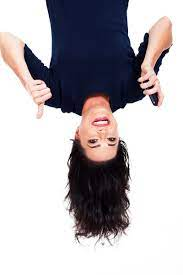
#> input picture atividade/sala/aula_1/foto.jpg, 183 x 275 px
$ python code3.py
#> lines starting #> are read from the running program, lines starting #| are printed output that depends on the picture
### atividade/sala/aula_1/show_image.py
import matplotlib.pyplot as plt

def show_image(image, title='image', cmap_type= 'gray'):
    plt.imshow(image, cmap=cmap_type)
    plt.title(title)
    plt.axis('off')
    plt.show()

### atividade/sala/aula_1/code3.py
import matplotlib.pyplot as plt
from show_image import show_image

foto = plt.imread('foto.jpg')
#> foto is the input picture: shape (275, 183, 3); mean R, G, B 183.6, 178.9, 182.7
red = foto[:, :, 0]
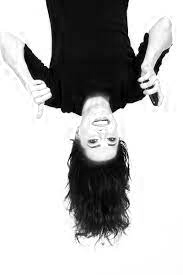
#> red: shape (275, 183); min 0, max 255, mean 183.6
plt.hist(red.ravel(), bins=256)
plt.savefig('histograma.png')
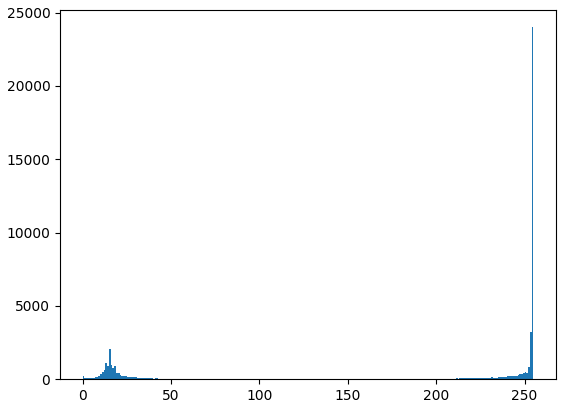
#> figure drawn by matplotlib, 1 panel; tallest bar 24003 high, from x = 254 to 255

histo = plt.imread('histograma.png')
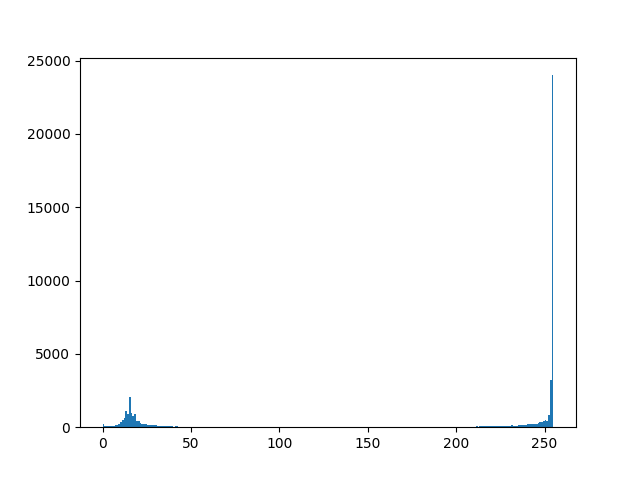
#> histo: shape (480, 640, 4) float32; mean R, G, B, A 0.987, 0.988, 0.989, 1
show_image(histo, "tom de vermelho")
#> in show_image, `plt.show()`:
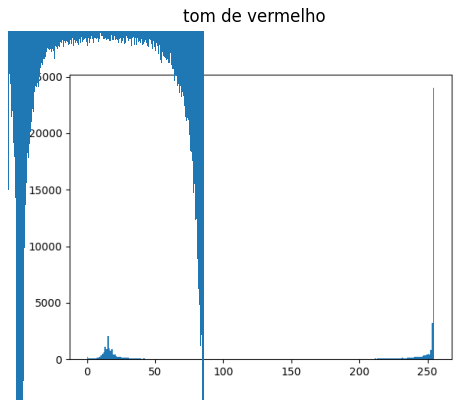
#> figure drawn by matplotlib, 1 panel
